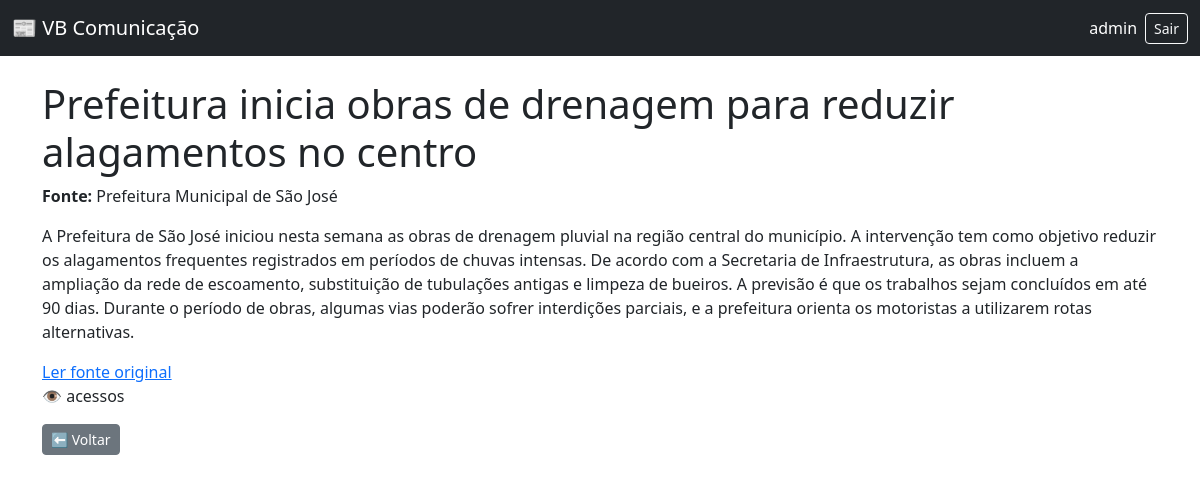
Screenshot of /noticias/detalhe/3/ (signed in) with the database file from the repository.
### noticias/models.py (models this page shows, shortened)
class Noticia(models.Model):
    titulo = models.CharField(max_length=200)
    fonte = models.CharField(max_length=200)
    link = models.URLField()
    conteudo = models.TextField()
    confiavel = models.BooleanField(null=True)
    visualizacoes = models.PositiveIntegerField(default=0)
    criada_em = models.DateTimeField(auto_now_add=True)

### noticias/views.py (the view)
# urls.py: path('detalhe/<int:id>/', detalhe_noticia, name='detalhe_noticia'),
@login_required
def detalhe_noticia(request, id):
    noticia = get_object_or_404(Noticia, id=id)
    noticia.visualizacoes += 1
    noticia.save()
    return render(request, 'noticias/detalhe.html', {'noticia': noticia})

### noticias/templates/noticias/detalhe.html (shortened to what this page needs)
{% extends 'base.html' %}
{% block content %}
<h1>{{ noticia.titulo }}</h1>
<p><strong>Fonte:</strong> {{ noticia.fonte }}</p>
<p>{{ noticia.conteudo }}</p>
<a href="{{ noticia.link }}" target="_blank">
    Ler fonte original
</a>
<p>👁️ {{ noticia.acessos }} acessos</p>
<a href="{% url 'home' %}" class="btn btn-secondary btn-sm">
    ⬅ Voltar
</a>
{% endblock %}

### templates/base.html (shortened to what this page needs)
<!DOCTYPE html>
<html lang="pt-br">
<head>
    <link href="https://cdn.jsdelivr.net/npm/bootstrap@5.3.2/dist/css/bootstrap.min.css" rel="stylesheet">
</head>
<body>
<nav class="navbar navbar-dark bg-dark mb-4">
    <div class="container-fluid d-flex justify-content-between">
        <span class="navbar-brand">📰 VB Comunicação</span>
        {% if user.is_authenticated %}
        <div class="d-flex gap-2 align-items-center">
            <span class="text-white">{{ user.username }}</span>
            <form method="post" action="{% url 'logout' %}">
                <button class="btn btn-outline-light btn-sm">Sair</button>
            </form>
        </div>
        {% endif %}
    </div>
</nav>
<div class="container">
    {% block content %}{% endblock %}
</div>
</body>
</html>

### rows the page displays
Noticia: titulo "Prefeitura inicia obras de drenagem para reduzir alagamentos no centro", fonte "Prefeitura Municipal de São José", conteudo "A Prefeitura de São José iniciou nesta semana as obras de drenagem pluvial na região central do município. A intervenção tem como objetivo reduzir os alagamentos frequentes registrados em períodos de chuvas intensas. De acordo com a Secretaria de Infraestrutura, as obras incluem a ampliação da rede de escoamento, substituição de tubulações antigas e limpeza de bueiros. A previsão é que os trabalhos sejam concluídos em até 90 dias. Durante o período de obras, algumas vias poderão sofrer interdições parciais, e a prefeitura orienta os motoristas a utilizarem rotas alternativas."

### other values shown
{{ user.username }} "admin"
